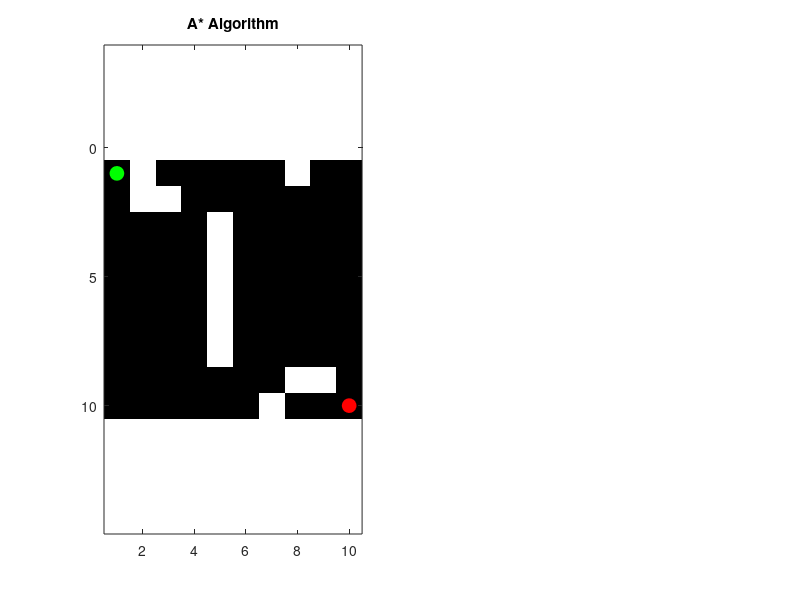

Write the MATLAB code that produced this figure. (Note: this script raises an error after producing the figure.)
    % Parameters
    input_map = false(10, 10); % Create a 10x10 grid with all free cells
    
    
    input_map(3, 5) = true;  % Add some obstacles
    input_map(4, 5) = true;
    input_map(5, 5) = true;
    input_map(6, 5) = true;
    input_map(7, 5) = true;
    input_map(8, 5) = true;
    
    input_map(2, 2) = true;
    input_map(2, 3) = true;

    input_map(9, 8) = true;
    input_map(9, 9) = true;

    input_map(1, 2) = true;
    input_map(1, 8) = true;

    input_map(10, 7) = true;

    start_coords = [1, 1];  % Start position
    dest_coords = [10, 10]; % Goal position

    % Plot the grid
    figure;
    subplot(1, 2, 1);
    imagesc(~input_map);
    colormap([1 1 1; 0 0 0]); % white for free cells, black for obstacles
    axis equal;
    hold on;
    plot(start_coords(2), start_coords(1), 'go', 'MarkerSize', 10, 'MarkerFaceColor', 'g');
    plot(dest_coords(2), dest_coords(1), 'ro', 'MarkerSize', 10, 'MarkerFaceColor', 'r');
    title('A* Algorithm');

    % Run A* algorithm
    [route_a_star, numExpanded_a_star] = astar(input_map, start_coords, dest_coords);

    % Display the final path for A*
    if isempty(route_a_star)
        disp('A* Algorithm: No path found.');
    else
        [route_rows, route_cols] = ind2sub(size(input_map), route_a_star);
        plot(route_cols, route_rows, 'bo', 'MarkerSize', 10, 'MarkerFaceColor', 'b');
        disp(['A* Algorithm: Number of nodes expanded: ', num2str(numExpanded_a_star)]);
    end

    % Plot the grid
    subplot(1, 2, 2);
    imagesc(~input_map);
    colormap([1 1 1; 0 0 0]); % white for free cells, black for obstacles
    axis equal;
    hold on;
    plot(start_coords(2), start_coords(1), 'go', 'MarkerSize', 10, 'MarkerFaceColor', 'g');
    plot(dest_coords(2), dest_coords(1), 'ro', 'MarkerSize', 10, 'MarkerFaceColor', 'r');
    title('Dijkstra Algorithm');

    % Run Dijkstra's algorithm
    [route_dijkstra, numExpanded_dijkstra] = dijkstra(input_map, start_coords, dest_coords);

    % Display the final path for Dijkstra
    if isempty(route_dijkstra)
        disp('Dijkstra Algorithm: No path found.');
    else
        [route_rows, route_cols] = ind2sub(size(input_map), route_dijkstra);
        plot(route_cols, route_rows, 'bo', 'MarkerSize', 10, 'MarkerFaceColor', 'b');
        disp(['Dijkstra Algorithm: Number of nodes expanded: ', num2str(numExpanded_dijkstra)]);
    end